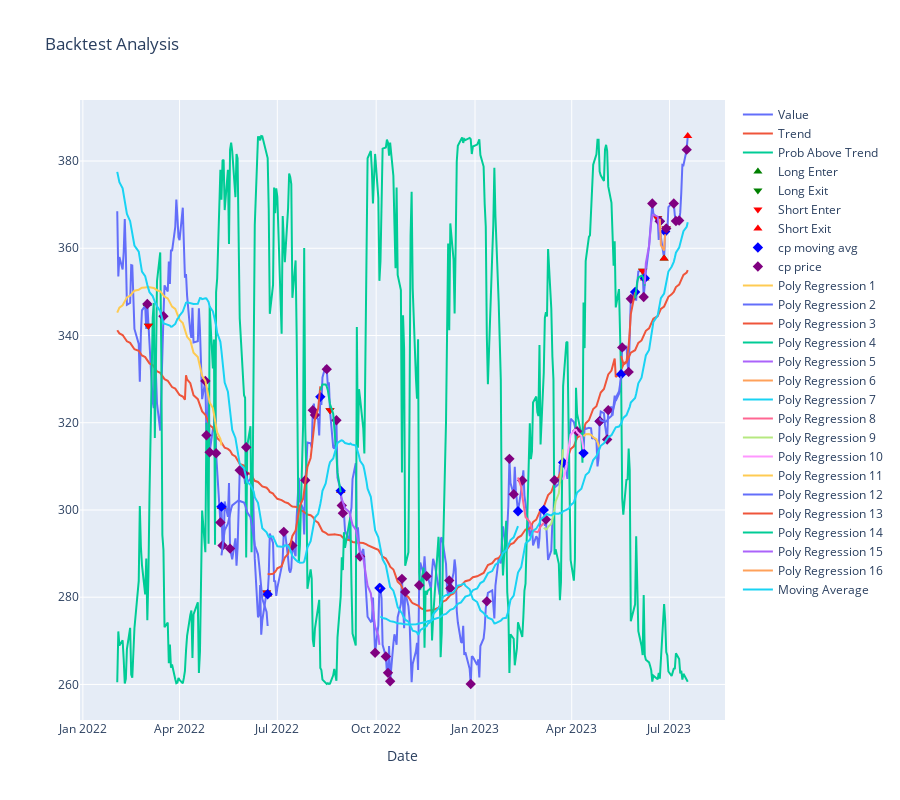

Write notebook code for a chart like this one.
### Code cell
%load_ext autoreload
%autoreload 2

import matplotlib.pyplot as plt
import seaborn as sns
import pandas as pd
import numpy as np
import bocd
from sklearn.preprocessing import PolynomialFeatures
from sklearn.linear_model import LinearRegression
import yfinance as yf

from machine_learning_finance import (analyze_trades, 
    calc_probabilties_without_lookahead, plot_backtest_analysis, 
    metrics_to_dataframe, create_train_test_windows, make_inverse_env_for,
    calculate_polynomial_regression)

import plotly.graph_objs as go
from plotly.offline import init_notebook_mode

init_notebook_mode(connected=True)
windows = [300, 600, 900, 1500]

symbol = "QQQ"
file = f"../backtests/{symbol}-model-back-test.csv"
period = 365
pd.options.display.max_rows = None
inverse = None # set to anything to graph inverse longs

def plot_win_loss(file, metrics):
    ledger = pd.read_csv(file)
    # Set the style for the plots
    sns.set(style='whitegrid')

    # Create a bar plot for profit and loss stats
    profit_stats, loss_stats = metrics['profit_stats'], metrics['loss_stats']
    profit_loss_df = pd.DataFrame([profit_stats, loss_stats], columns=['min', 'max', 'mean', 'median', 'std'], index=['profit', 'loss'])

    plt.figure(figsize=(12, 6))
    ax = sns.barplot(data=profit_loss_df.transpose(), palette='muted')
    ax.set_title('Profit and Loss Statistics')
    ax.set_ylabel('Value')

    # Show the plot
    plt.show()


def plot_polynomial(fig, df, name, chop=0):
    pred = calculate_polynomial_regression(df.head(len(df)-chop).copy())
    fig.add_trace(go.Scatter(x=df.index, y=pred, mode="lines", name=name))

def plot_change_points(fig, df, data, name, hazard, color):
    bc = bocd.BayesianOnlineChangePointDetection(bocd.ConstantHazard(hazard), bocd.StudentT(mu=0, kappa=1, alpha=1, beta=1))
    rt_mle = np.empty(data.shape)
    for i, d in enumerate(data):
        bc.update(d)
        rt_mle[i] = bc.rt 
    column = name
    rt_mle_padded = np.insert(rt_mle, 0, np.full(len(df)-len(rt_mle)+1, 0))
    df[column] = np.where(np.diff(rt_mle_padded)<0, df['Close'], np.nan)
    fig.add_trace(go.Scatter(x=df.index, y=df[column] , mode='markers', name=column,
                             marker=dict(symbol='diamond', size=8, color=color)))
    return df
    

def plot_regressions_between_change_points(fig, df, column_name):
    # Compute change points and prepend a dummy change point at the start
    change_points = [df.index[0]] + list(df[column_name].dropna().index)

    # Initialize polynomial features transformer and linear regression model
    poly = PolynomialFeatures(degree=2)
    lin_reg = LinearRegression()

    # Loop through pairs of change points
    for i in range(len(change_points) - 1):
        # Extract data between change points
        segment = df.loc[change_points[i]:change_points[i + 1]]

        y_pred, model, x, y = calculate_polynomial_regression(segment)

        ridge = model.named_steps['linearregression']
        deriv = np.polyder(ridge.coef_[::-1])
        yd_plot = np.polyval(deriv,x)
    

        
        # Add regression line to plot
        fig.add_trace(go.Scatter(x=segment.index, y=y_pred, mode='lines',
                                 name=f'Poly Regression {i + 1}'))

    return fig

    
def analyze_and_graph_range(file, symbol, start, end, df):
    ledger = pd.read_csv(file)
    hist_df, test_df = create_train_test_windows(df, start=start, end=end)    
    test_df = calc_probabilties_without_lookahead(test_df, hist_df, hist_cutoff="2023-05-15")
    plot_backtest_analysis(test_df, ledger, inverse=symbol)
    return ledger, test_df
   
def analyze_and_graph(file, symbol, period, df):
    ledger = pd.read_csv(file)
    hist_df, test_df = create_train_test_windows(df)  
    test_df = calc_probabilties_without_lookahead(test_df, hist_df)
    full_df = pd.concat([hist_df, test_df])
    
   

    # Online estimation and get the maximum likelihood r_t at each time point
    moving_avg_graphing = full_df["Close"].rolling(30).mean().tail(
            len(test_df))

   
    
    fig = plot_backtest_analysis(test_df, ledger, inverse=inverse)

    plot_change_points(fig, test_df, moving_avg_graphing, "cp moving avg", 30, "blue")
    plot_change_points(fig, test_df, test_df["Close"].values, "cp price", 90, "purple")
    plot_regressions_between_change_points(fig, test_df, "cp moving avg")
    
       
    test_df["moving_avg"] = moving_avg_graphing

    
    fig.add_trace(go.Scatter(x=test_df.index, y=moving_avg_graphing, mode="lines", name="Moving Average"))
        
    
    fig.update_layout(title='Backtest Analysis', xaxis_title='Date', height=800)
    
    
    fig.show()

    return ledger, test_df

ticker_obj = yf.download(tickers=symbol)
df = pd.DataFrame(ticker_obj)


ledger, df2 = analyze_and_graph(file, symbol, 365*4, df)    
#ledger, df2 = analyze_and_graph_range(file, symbol, "03-27-2020", "12-17-2021", df)

# Display metrics as text
metrics = analyze_trades(ledger, symbol, period)
metrics["file"] = file
metrics_df = metrics_to_dataframe(metrics) 
metrics_df
#df2[["moving_avg", "change_points", "rt", "Close"]]

### Figure 1 — Plotly figure (JSON) as saved in the notebook; plotly's stock layout.template omitted (floating-point values rounded to 4 significant figures; data arrays with more than 128 entries replaced by an {"elided": "..."} marker saying what was removed)
{"data": [{"mode": "lines", "name": "Value", "type": "scatter", "x": {"elided": "365 str values"}, "y": {"elided": "365 float values"}}, {"mode": "lines", "name": "Trend", "type": "scatter", "x": {"elided": "365 str values"}, "y": {"elided": "365 float values"}}, {"mode": "lines", "name": "Prob Above Trend", "type": "scatter", "x": {"elided": "365 str values"}, "y": {"elided": "365 float values"}}, {"marker": {"color": "green", "size": 8, "symbol": "triangle-up"}, "mode": "markers", "name": "Long Enter", "type": "scatter", "x": {"elided": "365 str values"}, "y": {"elided": "365 float values"}}, {"marker": {"color": "green", "size": 8, "symbol": "triangle-down"}, "mode": "markers", "name": "Long Exit", "type": "scatter", "x": {"elided": "365 str values"}, "y": {"elided": "365 float values"}}, {"marker": {"color": "red", "size": 8, "symbol": "triangle-down"}, "mode": "markers", "name": "Short Enter", "type": "scatter", "x": {"elided": "365 str values"}, "y": {"elided": "365 float values"}}, {"marker": {"color": "red", "size": 8, "symbol": "triangle-up"}, "mode": "markers", "name": "Short Exit", "type": "scatter", "x": {"elided": "365 str values"}, "y": {"elided": "365 float values"}}, {"marker": {"color": "blue", "size": 8, "symbol": "diamond"}, "mode": "markers", "name": "cp moving avg", "type": "scatter", "x": {"elided": "365 str values"}, "y": {"elided": "365 float values"}}, {"marker": {"color": "purple", "size": 8, "symbol": "diamond"}, "mode": "markers", "name": "cp price", "type": "scatter", "x": {"elided": "365 str values"}, "y": {"elided": "365 float values"}}, {"mode": "lines", "name": "Poly Regression 1", "type": "scatter", "x": ["2022-02-02T00:00:00", "2022-02-03T00:00:00", "2022-02-04T00:00:00", "2022-02-07T00:00:00", "2022-02-08T00:00:00", "2022-02-09T00:00:00", "2022-02-10T00:00:00", "2022-02-11T00:00:00", "2022-02-14T00:00:00", "2022-02-15T00:00:00", "2022-02-16T00:00:00", "2022-02-17T00:00:00", "2022-02-18T00:00:00", "2022-02-22T00:00:00", "2022-02-23T00:00:00", "2022-02-24T00:00:00", "2022-02-25T00:00:00", "2022-02-28T00:00:00", "2022-03-01T00:00:00", "2022-03-02T00:00:00", "2022-03-03T00:00:00", "2022-03-04T00:00:00", "2022-03-07T00:00:00", "2022-03-08T00:00:00", "2022-03-09T00:00:00", "2022-03-10T00:00:00", "2022-03-11T00:00:00", "2022-03-14T00:00:00", "2022-03-15T00:00:00", "2022-03-16T00:00:00", "2022-03-17T00:00:00", "2022-03-18T00:00:00", "2022-03-21T00:00:00", "2022-03-22T00:00:00", "2022-03-23T00:00:00", "2022-03-24T00:00:00", "2022-03-25T00:00:00", "2022-03-28T00:00:00", "2022-03-29T00:00:00", "2022-03-30T00:00:00", "2022-03-31T00:00:00", "2022-04-01T00:00:00", "2022-04-04T00:00:00", "2022-04-05T00:00:00", "2022-04-06T00:00:00", "2022-04-07T00:00:00", "2022-04-08T00:00:00", "2022-04-11T00:00:00", "2022-04-12T00:00:00", "2022-04-13T00:00:00", "2022-04-14T00:00:00", "2022-04-18T00:00:00", "2022-04-19T00:00:00", "2022-04-20T00:00:00", "2022-04-21T00:00:00", "2022-04-22T00:00:00", "2022-04-25T00:00:00", "2022-04-26T00:00:00", "2022-04-27T00:00:00", "2022-04-28T00:00:00", "2022-04-29T00:00:00", "2022-05-02T00:00:00", "2022-05-03T00:00:00", "2022-05-04T00:00:00", "2022-05-05T00:00:00", "2022-05-06T00:00:00", "2022-05-09T00:00:00", "2022-05-10T00:00:00"], "y": [345.2, 345.8, 346.4, 346.9, 347.4, 347.9, 348.3, 348.7, 349.1, 349.5, 349.8, 350.0, 350.3, 350.5, 350.7, 350.8, 350.9, 351.0, 351.1, 351.1, 351.1, 351.1, 351.0, 350.9, 350.7, 350.6, 350.4, 350.1, 349.9, 349.6, 349.3, 348.9, 348.5, 348.1, 347.6, 347.1, 346.6, 346.1, 345.5, 344.9, 344.2, 343.6, 342.9, 342.1, 341.3, 340.5, 339.7, 338.8, 337.9, 337.0, 336.0, 335.0, 334.0, 333.0, 331.9, 330.8, 329.6, 328.4, 327.2, 325.9, 324.7, 323.4, 322.0, 320.6, 319.2, 317.8, 316.3, 314.8]}, {"mode": "lines", "name": "Poly Regression 2", "type": "scatter", "x": ["2022-05-10T00:00:00", "2022-05-11T00:00:00", "2022-05-12T00:00:00", "2022-05-13T00:00:00", "2022-05-16T00:00:00", "2022-05-17T00:00:00", "2022-05-18T00:00:00", "2022-05-19T00:00:00", "2022-05-20T00:00:00", "2022-05-23T00:00:00", "2022-05-24T00:00:00", "2022-05-25T00:00:00", "2022-05-26T00:00:00", "2022-05-27T00:00:00", "2022-05-31T00:00:00", "2022-06-01T00:00:00", "2022-06-02T00:00:00", "2022-06-03T00:00:00", "2022-06-06T00:00:00", "2022-06-07T00:00:00", "2022-06-08T00:00:00", "2022-06-09T00:00:00", "2022-06-10T00:00:00", "2022-06-13T00:00:00", "2022-06-14T00:00:00", "2022-06-15T00:00:00", "2022-06-16T00:00:00", "2022-06-17T00:00:00", "2022-06-21T00:00:00", "2022-06-22T00:00:00"], "y": [289.6, 291.7, 293.6, 295.3, 296.8, 298.2, 299.3, 300.3, 301.1, 301.6, 302.0, 302.2, 302.2, 302.1, 301.7, 301.1, 300.4, 299.4, 298.3, 297.0, 295.5, 293.8, 291.9, 289.8, 287.6, 285.1, 282.5, 279.6, 276.6, 273.4]}, {"mode": "lines", "name": "Poly Regression 3", "type": "scatter", "x": ["2022-06-22T00:00:00", "2022-06-23T00:00:00", "2022-06-24T00:00:00", "2022-06-27T00:00:00", "2022-06-28T00:00:00", "2022-06-29T00:00:00", "2022-06-30T00:00:00", "2022-07-01T00:00:00", "2022-07-05T00:00:00", "2022-07-06T00:00:00", "2022-07-07T00:00:00", "2022-07-08T00:00:00", "2022-07-11T00:00:00", "2022-07-12T00:00:00", "2022-07-13T00:00:00", "2022-07-14T00:00:00", "2022-07-15T00:00:00", "2022-07-18T00:00:00", "2022-07-19T00:00:00", "2022-07-20T00:00:00", "2022-07-21T00:00:00", "2022-07-22T00:00:00", "2022-07-25T00:00:00", "2022-07-26T00:00:00", "2022-07-27T00:00:00", "2022-07-28T00:00:00", "2022-07-29T00:00:00", "2022-08-01T00:00:00", "2022-08-02T00:00:00", "2022-08-03T00:00:00", "2022-08-04T00:00:00", "2022-08-05T00:00:00", "2022-08-08T00:00:00", "2022-08-09T00:00:00", "2022-08-10T00:00:00"], "y": [285.3, 285.3, 285.3, 285.4, 285.6, 285.8, 286.2, 286.6, 287.1, 287.7, 288.4, 289.1, 289.9, 290.8, 291.8, 292.9, 294.0, 295.3, 296.6, 298.0, 299.4, 301.0, 302.6, 304.3, 306.1, 307.9, 309.9, 311.9, 314.0, 316.2, 318.5, 320.8, 323.2, 325.8, 328.3]}, {"mode": "lines", "name": "Poly Regression 4", "type": "scatter", "x": ["2022-08-10T00:00:00", "2022-08-11T00:00:00", "2022-08-12T00:00:00", "2022-08-15T00:00:00", "2022-08-16T00:00:00", "2022-08-17T00:00:00", "2022-08-18T00:00:00", "2022-08-19T00:00:00", "2022-08-22T00:00:00", "2022-08-23T00:00:00", "2022-08-24T00:00:00", "2022-08-25T00:00:00", "2022-08-26T00:00:00", "2022-08-29T00:00:00"], "y": [327.4, 328.3, 328.8, 328.8, 328.3, 327.4, 326.1, 324.3, 322.1, 319.4, 316.2, 312.6, 308.6, 304.1]}, {"mode": "lines", "name": "Poly Regression 5", "type": "scatter", "x": ["2022-08-29T00:00:00", "2022-08-30T00:00:00", "2022-08-31T00:00:00", "2022-09-01T00:00:00", "2022-09-02T00:00:00", "2022-09-06T00:00:00", "2022-09-07T00:00:00", "2022-09-08T00:00:00", "2022-09-09T00:00:00", "2022-09-12T00:00:00", "2022-09-13T00:00:00", "2022-09-14T00:00:00", "2022-09-15T00:00:00", "2022-09-16T00:00:00", "2022-09-19T00:00:00", "2022-09-20T00:00:00", "2022-09-21T00:00:00", "2022-09-22T00:00:00", "2022-09-23T00:00:00", "2022-09-26T00:00:00", "2022-09-27T00:00:00", "2022-09-28T00:00:00", "2022-09-29T00:00:00", "2022-09-30T00:00:00", "2022-10-03T00:00:00", "2022-10-04T00:00:00"], "y": [303.2, 302.6, 301.9, 301.2, 300.4, 299.6, 298.6, 297.7, 296.6, 295.5, 294.3, 293.1, 291.8, 290.4, 289.0, 287.5, 285.9, 284.3, 282.6, 280.9, 279.1, 277.2, 275.3, 273.3, 271.2, 269.1]}, {"mode": "lines", "name": "Poly Regression 6", "type": "scatter", "x": ["2022-10-04T00:00:00", "2022-10-05T00:00:00"], "y": [282.1, 282.0]}, {"mode": "lines", "name": "Poly Regression 7", "type": "scatter", "x": ["2022-10-05T00:00:00", "2022-10-06T00:00:00", "2022-10-07T00:00:00", "2022-10-10T00:00:00", "2022-10-11T00:00:00", "2022-10-12T00:00:00", "2022-10-13T00:00:00", "2022-10-14T00:00:00", "2022-10-17T00:00:00", "2022-10-18T00:00:00", "2022-10-19T00:00:00", "2022-10-20T00:00:00", "2022-10-21T00:00:00", "2022-10-24T00:00:00", "2022-10-25T00:00:00", "2022-10-26T00:00:00", "2022-10-27T00:00:00", "2022-10-28T00:00:00", "2022-10-31T00:00:00", "2022-11-01T00:00:00", "2022-11-02T00:00:00", "2022-11-03T00:00:00", "2022-11-04T00:00:00", "2022-11-07T00:00:00", "2022-11-08T00:00:00", "2022-11-09T00:00:00", "2022-11-10T00:00:00", "2022-11-11T00:00:00", "2022-11-14T00:00:00", "2022-11-15T00:00:00", "2022-11-16T00:00:00", "2022-11-17T00:00:00", "2022-11-18T00:00:00", "2022-11-21T00:00:00", "2022-11-22T00:00:00", "2022-11-23T00:00:00", "2022-11-25T00:00:00", "2022-11-28T00:00:00", "2022-11-29T00:00:00", "2022-11-30T00:00:00", "2022-12-01T00:00:00", "2022-12-02T00:00:00", "2022-12-05T00:00:00", "2022-12-06T00:00:00", "2022-12-07T00:00:00", "2022-12-08T00:00:00", "2022-12-09T00:00:00", "2022-12-12T00:00:00", "2022-12-13T00:00:00", "2022-12-14T00:00:00", "2022-12-15T00:00:00", "2022-12-16T00:00:00", "2022-12-19T00:00:00", "2022-12-20T00:00:00", "2022-12-21T00:00:00", "2022-12-22T00:00:00", "2022-12-23T00:00:00", "2022-12-27T00:00:00", "2022-12-28T00:00:00", "2022-12-29T00:00:00", "2022-12-30T00:00:00", "2023-01-03T00:00:00", "2023-01-04T00:00:00", "2023-01-05T00:00:00", "2023-01-06T00:00:00", "2023-01-09T00:00:00", "2023-01-10T00:00:00", "2023-01-11T00:00:00", "2023-01-12T00:00:00", "2023-01-13T00:00:00", "2023-01-17T00:00:00", "2023-01-18T00:00:00", "2023-01-19T00:00:00", "2023-01-20T00:00:00", "2023-01-23T00:00:00", "2023-01-24T00:00:00", "2023-01-25T00:00:00", "2023-01-26T00:00:00", "2023-01-27T00:00:00", "2023-01-30T00:00:00", "2023-01-31T00:00:00", "2023-02-01T00:00:00", "2023-02-02T00:00:00", "2023-02-03T00:00:00", "2023-02-06T00:00:00", "2023-02-07T00:00:00", "2023-02-08T00:00:00", "2023-02-09T00:00:00", "2023-02-10T00:00:00"], "y": [275.6, 275.4, 275.2, 275.1, 274.9, 274.8, 274.6, 274.5, 274.4, 274.3, 274.2, 274.1, 274.0, 274.0, 273.9, 273.8, 273.8, 273.8, 273.8, 273.7, 273.7, 273.8, 273.8, 273.8, 273.8, 273.9, 273.9, 274.0, 274.1, 274.2, 274.3, 274.4, 274.5, 274.6, 274.7, 274.9, 275.0, 275.2, 275.4, 275.6, 275.7, 275.9, 276.2, 276.4, 276.6, 276.9, 277.1, 277.4, 277.6, 277.9, 278.2, 278.5, 278.8, 279.1, 279.4, 279.8, 280.1, 280.5, 280.8, 281.2, 281.6, 282.0, 282.4, 282.8, 283.2, 283.7, 284.1, 284.6, 285.0, 285.5, 286.0, 286.5, 287.0, 287.5, 288.0, 288.5, 289.1, 289.6, 290.2, 290.7, 291.3, 291.9, 292.5, 293.1, 293.7, 294.4, 295.0, 295.6, 296.3]}, {"mode": "lines", "name": "Poly Regression 8", "type": "scatter", "x": ["2023-02-10T00:00:00", "2023-02-13T00:00:00", "2023-02-14T00:00:00", "2023-02-15T00:00:00", "2023-02-16T00:00:00", "2023-02-17T00:00:00", "2023-02-21T00:00:00", "2023-02-22T00:00:00", "2023-02-23T00:00:00", "2023-02-24T00:00:00", "2023-02-27T00:00:00", "2023-02-28T00:00:00", "2023-03-01T00:00:00", "2023-03-02T00:00:00", "2023-03-03T00:00:00", "2023-03-06T00:00:00"], "y": [307.5, 305.2, 303.2, 301.4, 299.8, 298.4, 297.3, 296.3, 295.6, 295.2, 294.9, 294.9, 295.1, 295.5, 296.2, 297.1]}, {"mode": "lines", "name": "Poly Regression 9", "type": "scatter", "x": ["2023-03-06T00:00:00", "2023-03-07T00:00:00", "2023-03-08T00:00:00", "2023-03-09T00:00:00", "2023-03-10T00:00:00", "2023-03-13T00:00:00", "2023-03-14T00:00:00", "2023-03-15T00:00:00", "2023-03-16T00:00:00", "2023-03-17T00:00:00", "2023-03-20T00:00:00", "2023-03-21T00:00:00", "2023-03-22T00:00:00", "2023-03-23T00:00:00", "2023-03-24T00:00:00"], "y": [295.9, 295.6, 295.5, 295.7, 296.1, 296.8, 297.7, 298.9, 300.3, 301.9, 303.8, 306.0, 308.4, 311.0, 313.9]}, {"mode": "lines", "name": "Poly Regression 10", "type": "scatter", "x": ["2023-03-24T00:00:00", "2023-03-27T00:00:00", "2023-03-28T00:00:00", "2023-03-29T00:00:00", "2023-03-30T00:00:00", "2023-03-31T00:00:00", "2023-04-03T00:00:00", "2023-04-04T00:00:00", "2023-04-05T00:00:00", "2023-04-06T00:00:00", "2023-04-10T00:00:00", "2023-04-11T00:00:00", "2023-04-12T00:00:00"], "y": [306.9, 309.8, 312.3, 314.4, 316.0, 317.3, 318.1, 318.4, 318.4, 317.9, 317.0, 315.7, 313.9]}, {"mode": "lines", "name": "Poly Regression 11", "type": "scatter", "x": ["2023-04-12T00:00:00", "2023-04-13T00:00:00", "2023-04-14T00:00:00", "2023-04-17T00:00:00", "2023-04-18T00:00:00", "2023-04-19T00:00:00", "2023-04-20T00:00:00", "2023-04-21T00:00:00", "2023-04-24T00:00:00", "2023-04-25T00:00:00", "2023-04-26T00:00:00", "2023-04-27T00:00:00"], "y": [316.9, 317.2, 317.3, 317.4, 317.4, 317.2, 317.0, 316.6, 316.2, 315.7, 315.0, 314.3]}, {"mode": "lines", "name": "Poly Regression 12", "type": "scatter", "x": ["2023-04-27T00:00:00", "2023-04-28T00:00:00", "2023-05-01T00:00:00", "2023-05-02T00:00:00", "2023-05-03T00:00:00", "2023-05-04T00:00:00", "2023-05-05T00:00:00", "2023-05-08T00:00:00", "2023-05-09T00:00:00", "2023-05-10T00:00:00", "2023-05-11T00:00:00", "2023-05-12T00:00:00", "2023-05-15T00:00:00", "2023-05-16T00:00:00", "2023-05-17T00:00:00"], "y": [321.0, 320.6, 320.3, 320.2, 320.3, 320.5, 320.9, 321.5, 322.3, 323.3, 324.4, 325.7, 327.2, 328.8, 330.6]}, {"mode": "lines", "name": "Poly Regression 13", "type": "scatter", "x": ["2023-05-17T00:00:00", "2023-05-18T00:00:00", "2023-05-19T00:00:00", "2023-05-22T00:00:00", "2023-05-23T00:00:00", "2023-05-24T00:00:00", "2023-05-25T00:00:00", "2023-05-26T00:00:00", "2023-05-30T00:00:00"], "y": [335.3, 334.0, 333.6, 334.0, 335.4, 337.7, 340.8, 344.9, 349.9]}, {"mode": "lines", "name": "Poly Regression 14", "type": "scatter", "x": ["2023-05-30T00:00:00", "2023-05-31T00:00:00", "2023-06-01T00:00:00", "2023-06-02T00:00:00", "2023-06-05T00:00:00", "2023-06-06T00:00:00", "2023-06-07T00:00:00", "2023-06-08T00:00:00"], "y": [348.5, 350.7, 352.3, 353.3, 353.7, 353.6, 352.8, 351.4]}, {"mode": "lines", "name": "Poly Regression 15", "type": "scatter", "x": ["2023-06-08T00:00:00", "2023-06-09T00:00:00", "2023-06-12T00:00:00", "2023-06-13T00:00:00", "2023-06-14T00:00:00", "2023-06-15T00:00:00", "2023-06-16T00:00:00", "2023-06-20T00:00:00", "2023-06-21T00:00:00", "2023-06-22T00:00:00"], "y": [351.7, 356.6, 360.6, 363.7, 365.9, 367.3, 367.7, 367.3, 365.9, 363.7]}, {"mode": "lines", "name": "Poly Regression 16", "type": "scatter", "x": ["2023-06-22T00:00:00", "2023-06-23T00:00:00", "2023-06-26T00:00:00", "2023-06-27T00:00:00"], "y": [366.8, 360.7, 359.5, 363.2]}, {"mode": "lines", "name": "Moving Average", "type": "scatter", "x": {"elided": "365 str values"}, "y": {"elided": "365 float values"}}], "layout": {"height": 800, "title": {"text": "Backtest Analysis"}, "xaxis": {"title": {"text": "Date"}}}}
